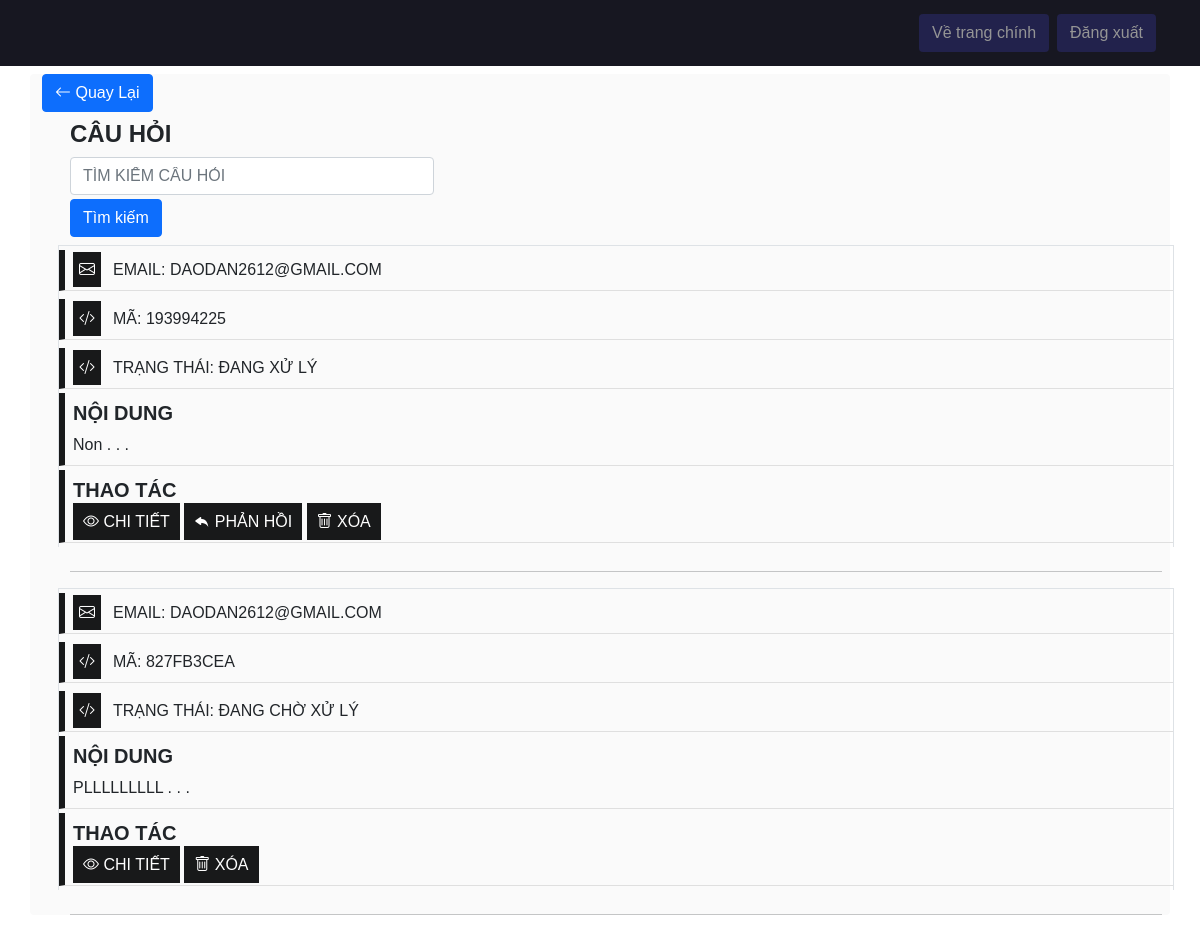
The page /manage/cauhoi-phanhoi/quanlycauhoi.php (signed in) on the database its author committed.
### tables this page shows
CREATE TABLE `cauhoi` (
  `ma_cauhoi` varchar(9) NOT NULL,
  `hoten` varchar(40) NOT NULL,
  `email` varchar(30) NOT NULL,
  `sdt` varchar(15) NOT NULL,
  `lydo` varchar(1000) NOT NULL,
  `ngayhoi` date NOT NULL,
  `trangthai` int(1) NOT NULL,
  `loaicauhoi` int(11) NOT NULL
);

### manage/cauhoi-phanhoi/quanlycauhoi.php (the view, shortened to what this page needs)
<?php
if (isset($_SESSION['LoginOK'])) {
    include('../../model.php');
    include('../partials-front/header.php');
?>
<head>
    <link rel="stylesheet" href="../style/style_cauhoi.css">
</head>
    <main style="background-color: #fafafa;" class="container rounded">
        <div class="col-md-2 mt-2">
            <a href="../index.php" class="text-decoration-none btn btn-primary"><i class="bi bi-arrow-left"></i> Quay Lại</a>
        </div>
        <div class="container pt-2  ms-3 me-3">
            <h4 class="text-uppercase">Câu hỏi</h4>
                        <div class="col-md-4 mt-2 mb-2">
                            <form class="flex-row">
                                <input class="form-control me-2" type="search" id="cauhoi" placeholder="TÌM KIẾM CÂU HỎI" aria-label="Search">
                                <button class="btn btn-primary mt-1" id="searchCH" type="button">Tìm kiếm</button>
                            </form>
                        </div>
                        <div id="cauHoiCanGiaiDap">
                            <?php
                            $querySelectallcauhoi = "SELECT* from cauhoi where ( trangthai = 0 or trangthai = 2 ) and loaicauhoi = 1";
                            $querySelectcauhoidangxuly = "SELECT* from cauhoi where trangthai = 2 and loaicauhoi = 1";
                            $resultServiceallcauhoi = mysqli_query($conn, $querySelectallcauhoi);
                            $resultServicecauhoidangxuly = mysqli_query($conn, $querySelectcauhoidangxuly);
                            $cauHoi = false;
                            if(mysqli_num_rows($resultServiceallcauhoi)>0 ){
                                $bds = mysqli_fetch_all($resultServiceallcauhoi, MYSQLI_ASSOC);
                                $SEDArr = $bds;
                                $cauHoi= $SEDArr;
                            }
                            if ($cauHoi != false) {
                                for ($i = 0; $i < count($cauHoi); $i++) {
                                    $row = $cauHoi[$i];
                                    $classCH = $row['ma_cauhoi'];
                                    if($row['trangthai']==0){
                                        $trangthai = "Đang chờ xử lý";
                                    }else if($row['trangthai']==2){
                                        $trangthai = "Đang xử lý";
                                    }
                            ?>
                                    <div class="row border-start border-top border-end mb-4">
                                        <div class="col-md-12 mt-1 mb-1 cauhoi p-2">
                                            <span class="text-uppercase"><i class="bi bi-envelope icon-email"></i>EMAIL: <?php echo $row['email'] ?></span>
                                        </div>
                                        <div class="col-md-12 mt-1 mb-1 cauhoi p-2">
                                            <span class="text-uppercase"><i class="bi bi-code-slash icon-email"></i>Mã: <?php echo $row['ma_cauhoi'] ?></span>
                                        </div>
                                        <div class="col-md-12 mt-1 mb-1 cauhoi p-2">
                                            <span class="text-uppercase"><i class="bi bi-code-slash icon-email"></i>Trạng thái: <?php echo $trangthai ?></span>
                                        </div>
                                        <div class="col-md-12 mb-1 cauhoi p-2">
                                            <?php
                                            $p = $row['lydo'];
                                            $text = substr($p, 0, 100);
                                            $text = $text . ' . . .';
                                            ?>
                                            <h5 class="text-uppercase">Nội dung</h5>
                                            <span><?php echo $text ?></span>
                                        </div>
                                        <div class="col-md-12 mb-1 cauhoi p-2">
                                            <h5 class="text-uppercase">Thao tác</h5>
                                            <a data-bs-toggle="modal" id="<?php echo $classCH ?>" data-bs-target="#exampleModal" class="xemchitiet text-decoration-none" role="button"><span class="thaotac"><i class="bi bi-eye"></i> CHI TIẾT</span></a>
                                            <?php
                                                if($trangthai=="Đang xử lý"){
                                            ?>
                                            <a href="phanhoicauhoi.php?macauhoi=<?php echo $row['ma_cauhoi'] ?>" class="text-decoration-none"><span class="thaotac"><i class="bi bi-reply-fill"></i> PHẢN HỒI</span></a>
                                            <?php
                                                }
                                            ?>
                                            <a href="xoacauhoi.php?macauhoi=<?php echo $row['ma_cauhoi'] ?>" onclick="return confirm('Bạn chắc chắn muốn xóa câu hỏi này?')" class="text-decoration-none"><span class="thaotac"><i class="bi bi-trash"></i> XÓA</span></a>
                                        </div>
                                    </div>
                                    <hr>
                            <?php
                                }
                            }
                            ?>
                        </div>
        </div>
    </main>
<?php
}else{
    header("location: ../../index.php");
}
?>

### style/style.css (style rules this page uses)
html { font-family: Arial, Helvetica, sans-serif; }
h1,h2,h3,h4,h5,h6 { font-family: Arial, Helvetica, sans-serif; font-weight: 600; }

### manage/style/style.css (style rules this page uses)
:root { --bg-color-primary: #171721; --bg-color-secondary: #14141c; --bg-color-third: #22222c; --bg-toggle-btn: #4e4f50; --box-shadow: rgba(25, 25, 25, 0.2) 0px 8px 28px 0px; --title-color: #f5f5f5; --text-color: #ccc; --btn-color: rgb(251, 251, 36); --btn-color-text: #fff; }
* { transition: all 0.2s ease-out; }
.header-wrapper, main { background-color: var(--bg-color-primary); }

### manage/style/style_cauhoi.css (style rules this page uses)
* { margin: 0; padding: 0; box-sizing: border-box; font-family: 'Arial', sans-serif; }
:root { --body-color: #fff; --sidebar-color: #fafafa; --primary-color: #695CFE; --primary-color-light: #F6F5FF; --toggle-color: #DDD; --text-color: #707070; --tran-03: all 0.2s ease; --tran-03: all 0.3s ease; --tran-04: all 0.3s ease; --tran-05: all 0.3s ease; }
body { background-color: var(--body-color); transition: var(--tran-05); }
.cauhoi { border-left: 6px solid #18191a; border-bottom: 0.1px solid #dfdfdf; }
.icon-email { background-color: #18191a; color: white; padding: 6px; margin-right: 12px; text-align: center; font-family: 'Poppins', sans-serif;; }
.thaotac { background-color:#18191a; color: white; padding: 10px; }

### rows shown on the page
cauhoi: email "DAODAN2612@GMAIL.COM", ma_cauhoi "193994225", trangthai "ĐANG XỬ LÝ", text "Non . . ."
cauhoi: email "DAODAN2612@GMAIL.COM", ma_cauhoi "827FB3CEA", trangthai "ĐANG CHỜ XỬ LÝ", text "PLLLLLLLLL . . ."
